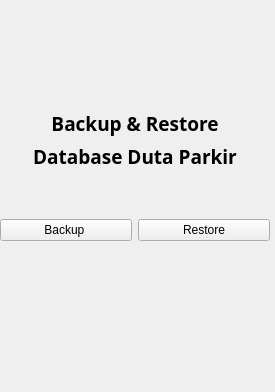
<?xml version="1.0" encoding="UTF-8"?>
<ui version="4.0">
 <class>Form</class>
 <widget class="QWidget" name="Form">
  <property name="geometry">
   <rect>
    <x>0</x>
    <y>0</y>
    <width>275</width>
    <height>392</height>
   </rect>
  </property>
  <property name="windowTitle">
   <string>Backup &amp; Restore Database Duta Parkir</string>
  </property>
  <widget class="QWidget" name="verticalLayoutWidget">
   <property name="geometry">
    <rect>
     <x>0</x>
     <y>110</y>
     <width>270</width>
     <height>131</height>
    </rect>
   </property>
   <layout class="QVBoxLayout" name="verticalLayout">
    <item>
     <widget class="QLabel" name="label">
      <property name="sizePolicy">
       <sizepolicy hsizetype="Preferred" vsizetype="Preferred">
        <horstretch>0</horstretch>
        <verstretch>0</verstretch>
       </sizepolicy>
      </property>
      <property name="font">
       <font>
        <family>Segoe UI Black</family>
        <pointsize>14</pointsize>
        <weight>75</weight>
        <bold>true</bold>
       </font>
      </property>
      <property name="text">
       <string>Backup &amp; Restore</string>
      </property>
      <property name="alignment">
       <set>Qt::AlignCenter</set>
      </property>
     </widget>
    </item>
    <item>
     <widget class="QLabel" name="label_2">
      <property name="font">
       <font>
        <family>Segoe UI Black</family>
        <pointsize>14</pointsize>
        <weight>75</weight>
        <bold>true</bold>
       </font>
      </property>
      <property name="text">
       <string>Database Duta Parkir</string>
      </property>
      <property name="alignment">
       <set>Qt::AlignCenter</set>
      </property>
     </widget>
    </item>
    <item>
     <spacer name="verticalSpacer">
      <property name="orientation">
       <enum>Qt::Vertical</enum>
      </property>
      <property name="sizeHint" stdset="0">
       <size>
        <width>20</width>
        <height>40</height>
       </size>
      </property>
     </spacer>
    </item>
    <item>
     <layout class="QHBoxLayout" name="horizontalLayout">
      <item>
       <widget class="QPushButton" name="backup">
        <property name="text">
         <string>Backup </string>
        </property>
       </widget>
      </item>
      <item>
       <widget class="QPushButton" name="restore">
        <property name="text">
         <string>Restore</string>
        </property>
       </widget>
      </item>
     </layout>
    </item>
   </layout>
  </widget>
 </widget>
 <resources/>
 <connections/>
</ui>
